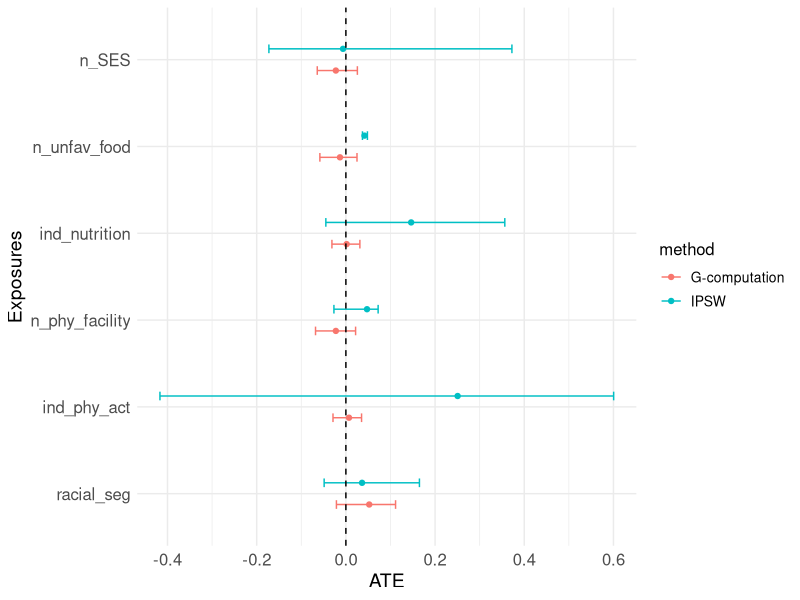

This figure's R source:
## ---- chunk 1
knitr::opts_chunk$set(echo = TRUE)
library(ggplot2)
## ---- chunk 2
# Sample data frame (replace this with your own data)
data <- data.frame(
  exposure = rep(c("n_SES", "n_unfav_food", "ind_nutrition",
                   "n_phy_facility", "ind_phy_act", "racial_seg"), 2),
  method = c(rep("G-computation", 6), rep("IPSW", 6)),
  ATE = c(-0.022505207, -0.0132172827, 0.0017392542, 
          -0.022505207, 0.0070020811, 0.0523644617,
          -0.0063618892, 0.0417689945, 0.146375548,
          0.0473926079, 0.2506207526, 0.0362880332),
  ci_min = c(-0.06416848, -0.05831368, -0.03128012,
           -0.06805158, -0.02887941, -0.02121049,
           -0.17260665, 0.03717214, -0.0449191,
           -0.02679408, -0.41692445, -0.04873067),
  ci_max = c(0.0257727, 0.02493277, 0.03141223,
             0.02179139, 0.03516423, 0.11142757,
             0.37233313, 0.04830717, 0.35638935,
             0.07232426, 0.60046862, 0.1649441)
)

data$exposure <- factor(data$exposure, levels = rev(unique(data$exposure)))

ggplot(data, aes(x = ATE, y = exposure, color = method)) +
  geom_point(position = position_dodge(width = 0.5)) +  # Dodge points for different groups
  geom_errorbarh(aes(xmin = ci_min, xmax = ci_max), height = 0.2, position = position_dodge(width = 0.5)) +
  labs(x = "ATE",
       y = "Exposures") +
  geom_vline(xintercept = 0, linetype = "dashed", color = "black") +
  theme_minimal() +
  theme(axis.text = element_text(size = 12),     
  axis.title = element_text(size = 14),    
  legend.text = element_text(size = 10),  
  legend.title = element_text(size = 12))
